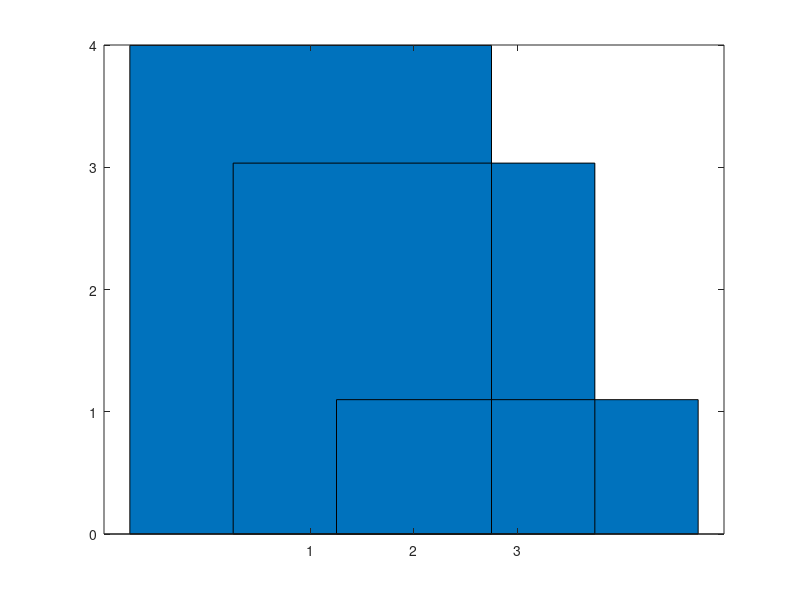

Reproduce this figure in MATLAB. (Note: this script raises an error after producing the figure.)
% Import all necessary metrics from excel

richness = [3.997175141	4.836614173	2.030612245	6.057142857;
            3.033898305	4.155511811	2.025510204	4.857142857;
            1.098870056	1.408464567	2	1.778571429];

biomass  = [1.592072532	1.370310968	1.757486469	1.386812763;
            1.596200905	1.462332647	1.757796054	1.477292809;
            1.603212205	1.595710624	1.756990368	1.616502476];

resource = [0.407927469	0.629691402	0.24251353	0.61320372;
            0.403799096	0.53766845	0.242203954	0.522715582;
            0.396787795	0.404289378	0.243009634	0.383497582];

rel_biomass =  [0.002683217	-0.00655255	0.100209509	-0.015284756;
                0.001376661	-0.005252753	0.096128259	-0.013200936;
                4.7816E-06	-0.00037074	0.089775089	-0.001222925];

hom_biomass =  [-0.004954667	-0.143652037	0.001409115	-0.145074012;
                -0.002374434	-0.086145316	0.001586607	-0.089296265;
                0.002007628	-0.002794488	0.001115788	-0.003479111];

func_rich = [0.790031311	1.066154699	5.879680319	3.512353069;
             0.617695785	0.89779184	5.853867002	3.196456011;
             0.040233755	0.196156677	5.8135471	1.164948671];

trait_align = [0.283107979	-0.304569468	0.229638492	-0.406466667;
               0.129482066	-0.204334195	0.120092561	-0.293003861;
               0.000917229	-0.013499599	0.005569852	-0.020800778];


% Do barchart for each variable
for ind = 1:4
    if ind == 4 || ind == 2
        figure("Color",[253,219,199]/256)
    else
        figure("Color",[209,229,240]/256)
    end
    b = bar(richness(:,ind),LineWidth = 3.5);
    b.FaceColor = 'flat';
    b.CData(1,:) = [128,0,38]/256;   % red
    b.CData(2,:) = [253,141,60]/256;   % green
    b.CData(3,:) = [255,255,204]/256;   % blue
    set(gca,'FontSize',80,'LineWidth', 4, 'FontWeight', 'bold');
    ylim([0 7])
    xticks([])
end

%%
for ind = 1:4
    if ind == 4 || ind == 2
        figure("Color",[253,219,199]/256)
    else
        figure("Color",[209,229,240]/256)
    end
    b = bar(biomass(:,ind),LineWidth = 3.5);
    b.FaceColor = 'flat';
    b.CData(1,:) = [128,0,38]/256;   % red
    b.CData(2,:) = [253,141,60]/256;   % green
    b.CData(3,:) = [255,255,204]/256;   % blue
    set(gca,'FontSize',80,'LineWidth', 4, 'FontWeight', 'bold');
    ylim([1.2 2])
    yticks([1.2 1.6 2.0])
    xticks([])
end

%%
for ind = 1:4
    if ind == 4 || ind == 2
        figure("Color",[253,219,199]/256)
    else
        figure("Color",[209,229,240]/256)
    end
    b = bar(resource(:,ind),LineWidth = 3.5);
    b.FaceColor = 'flat';
    b.CData(1,:) = [128,0,38]/256;   % red
    b.CData(2,:) = [253,141,60]/256;   % green
    b.CData(3,:) = [255,255,204]/256;   % blue
    set(gca,'FontSize',80,'LineWidth', 4, 'FontWeight', 'bold');
    ylim([0 0.8])
    yticks([0 0.4 0.8])
    xticks([])
end

%%
for ind = 1:4
    if ind == 4 || ind == 2
        figure("Color",[253,219,199]/256)
    else
        figure("Color",[209,229,240]/256)
    end
    b = bar(rel_biomass(:,ind)*100,LineWidth = 3.5);
    b.FaceColor = 'flat';
    b.CData(1,:) = [128,0,38]/256;   % red
    b.CData(2,:) = [253,141,60]/256;   % green
    b.CData(3,:) = [255,255,204]/256;   % blue
    set(gca,'FontSize',80,'LineWidth', 4, 'FontWeight', 'bold');
    ylim([-2 12])
    ytickformat('percentage');
    xticks([])
end

%%
for ind = 1:4
    if ind == 4 || ind == 2
        figure("Color",[253,219,199]/256)
    else
        figure("Color",[209,229,240]/256)
    end
    b = bar(hom_biomass(:,ind)*100,LineWidth = 3.5);
    b.FaceColor = 'flat';
    b.CData(1,:) = [128,0,38]/256;   % red
    b.CData(2,:) = [253,141,60]/256;   % green
    b.CData(3,:) = [255,255,204]/256;   % blue
    set(gca,'FontSize',80,'LineWidth', 4, 'FontWeight', 'bold');
    ylim([-16 1])
    ytickformat('percentage');
    xticks([])
end

%%
for ind = 1:4
    if ind == 4 || ind == 2
        figure("Color",[253,219,199]/256)
    else
        figure("Color",[209,229,240]/256)
    end
    b = bar(func_rich(:,ind),LineWidth = 3.5);
    b.FaceColor = 'flat';
    b.CData(1,:) = [128,0,38]/256;   % red
    b.CData(2,:) = [253,141,60]/256;   % green
    b.CData(3,:) = [255,255,204]/256;   % blue
    set(gca,'FontSize',80,'LineWidth', 4, 'FontWeight', 'bold');
    ylim([0 7])
    xticks([])
end

%%
for ind = 1:4
    if ind == 4 || ind == 2
        figure("Color",[253,219,199]/256)
    else
        figure("Color",[209,229,240]/256)
    end
    b = bar(trait_align(:,ind),LineWidth = 3.5);
    b.FaceColor = 'flat';
    b.CData(1,:) = [128,0,38]/256;   % red
    b.CData(2,:) = [253,141,60]/256;   % green
    b.CData(3,:) = [255,255,204]/256;   % blue
    set(gca,'FontSize',80,'LineWidth', 4, 'FontWeight', 'bold');
    ylim([-0.45 0.3])
    xticks([])
end
